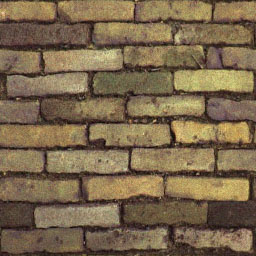
#> input picture images/wall.jpg, 256 x 256 px, given in place of the camera
$ python preprocess.py
#> lines starting #> are read from the running program, lines starting #| are printed output that depends on the picture; after the words box and inside, x2 and y2 are one past the last pixel; in counts of white or black regions, pixels touching at a corner belong together
import cv2
import numpy as np


def preprocessFrame(gray, frame):


    # Apply adaptive thresholding
    max_output_value = 255
    neighorhood_size = 99
    subtract_from_mean = 10

    gray = cv2.adaptiveThreshold(gray,
                                max_output_value,
                                cv2.ADAPTIVE_THRESH_GAUSSIAN_C,
                                cv2.THRESH_BINARY,
                                neighorhood_size,
                                subtract_from_mean
                                )

        # Create kernel
    kernel = np.array([[0, -1, 0],
                       [-1, 10,-1],
                       [0, -1, 0]])
#
#    # Sharpen image
    gray = cv2.filter2D(gray, -1, kernel)

    return gray


# We turn the webcam on
video_capture = cv2.VideoCapture(0)

while True:
    # get a frame
    _, frame = video_capture.read()
#> frame is the input picture: shape (256, 256, 3); mean B, G, R 77.5, 104.6, 124
    # convert frame to black and white
    gray = cv2.cvtColor(frame, cv2.COLOR_BGR2GRAY)
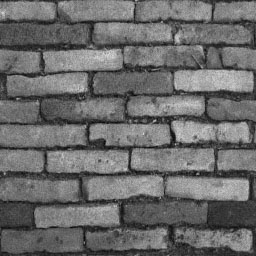
#> gray: shape (256, 256); min 3, max 217, mean 107.3
    # get a color frame with the rectangles around the faces with help of gray frame
    canvas = preprocessFrame(gray, frame)
#> in preprocessFrame, `gray = cv2.adaptiveThreshold(gray, max_output_value, cv2.ADAPTIVE_THRE..`:
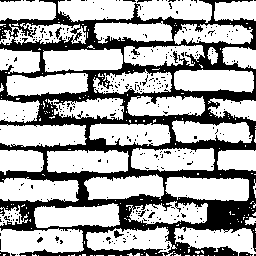
#> gray: shape (256, 256); 66.8% white; 328 black regions (318 under 20 px), largest, box (x1, y1, x2, y2) and area: (0, 0, 256, 256) 20605, (239, 252, 253, 256) 43, (114, 230, 124, 238) 39
    # display frame with the rectangles
    cv2.imshow('Video', canvas)
    # check for quit
    if cv2.waitKey(1) & 0xFF == ord('q'):
#> (key q is pressed here)
        break

# We turn the webcam off.
video_capture.release()
# close all windows
cv2.destroyAllWindows()
